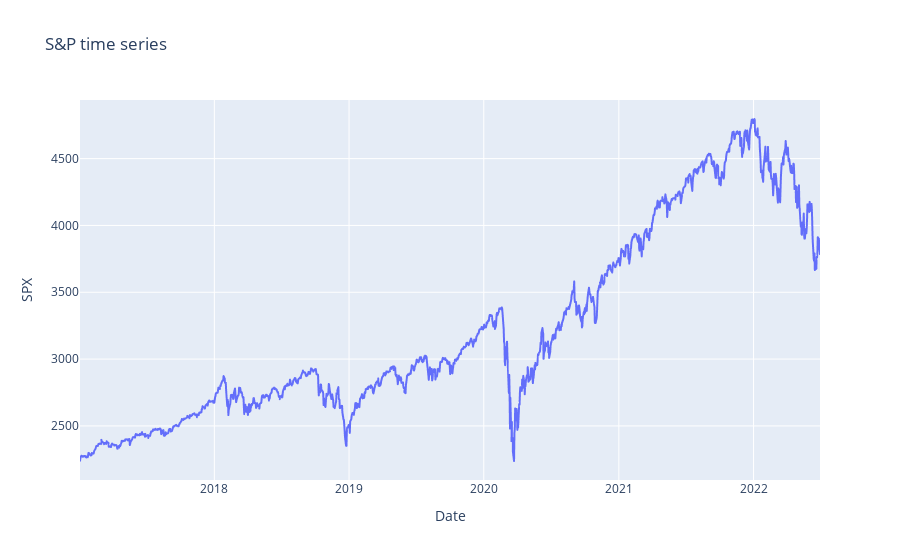

Notebook code cell kept with this figure:
### Code cell
fig = px.line(dat, x="Date", y="SPX", title='S&P time series')
fig.show()

### Figure 1 — Plotly figure (JSON) as saved in the notebook; plotly's stock layout.template omitted (floating-point values rounded to 4 significant figures; data arrays with more than 128 entries replaced by an {"elided": "..."} marker saying what was removed)
{"data": [{"hovertemplate": "Date=%{x}<br>SPX=%{y}<extra></extra>", "legendgroup": "", "line": {"color": "#636efa", "dash": "solid"}, "marker": {"symbol": "circle"}, "mode": "lines", "name": "", "showlegend": false, "type": "scattergl", "x": {"elided": "1434 str values"}, "xaxis": "x", "y": {"elided": "1434 float values"}, "yaxis": "y"}], "layout": {"legend": {"tracegroupgap": 0}, "title": {"text": "S&P time series"}, "xaxis": {"anchor": "y", "domain": [0, 1], "title": {"text": "Date"}}, "yaxis": {"anchor": "x", "domain": [0, 1], "title": {"text": "SPX"}}}}
